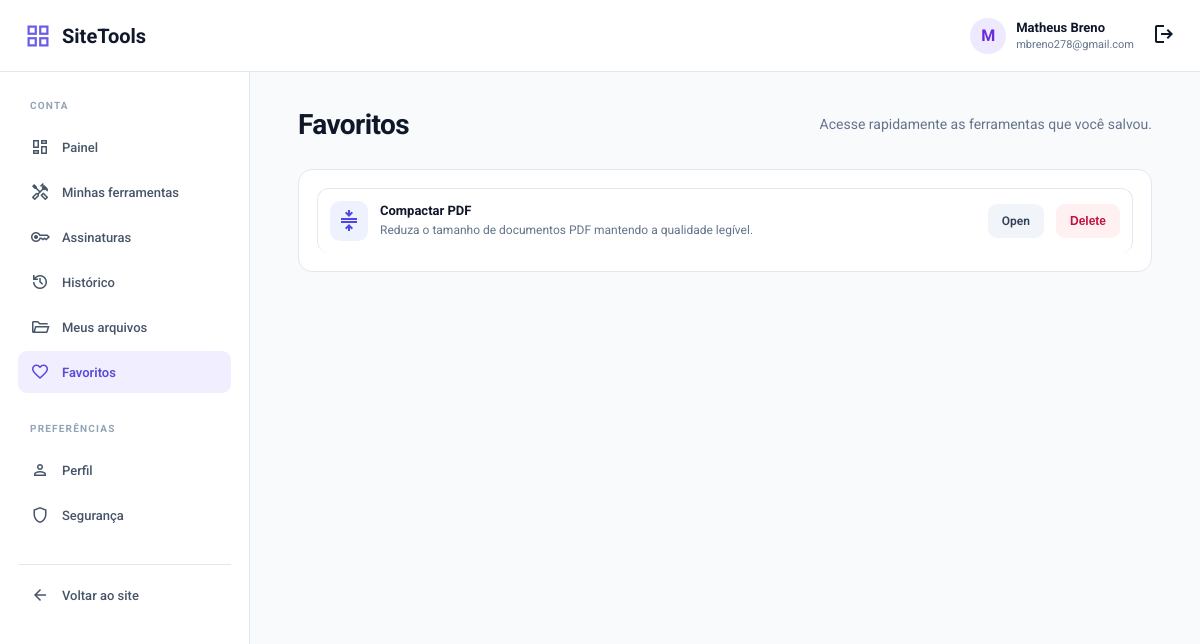
The app's page /account/favorites.php (signed in), older data.
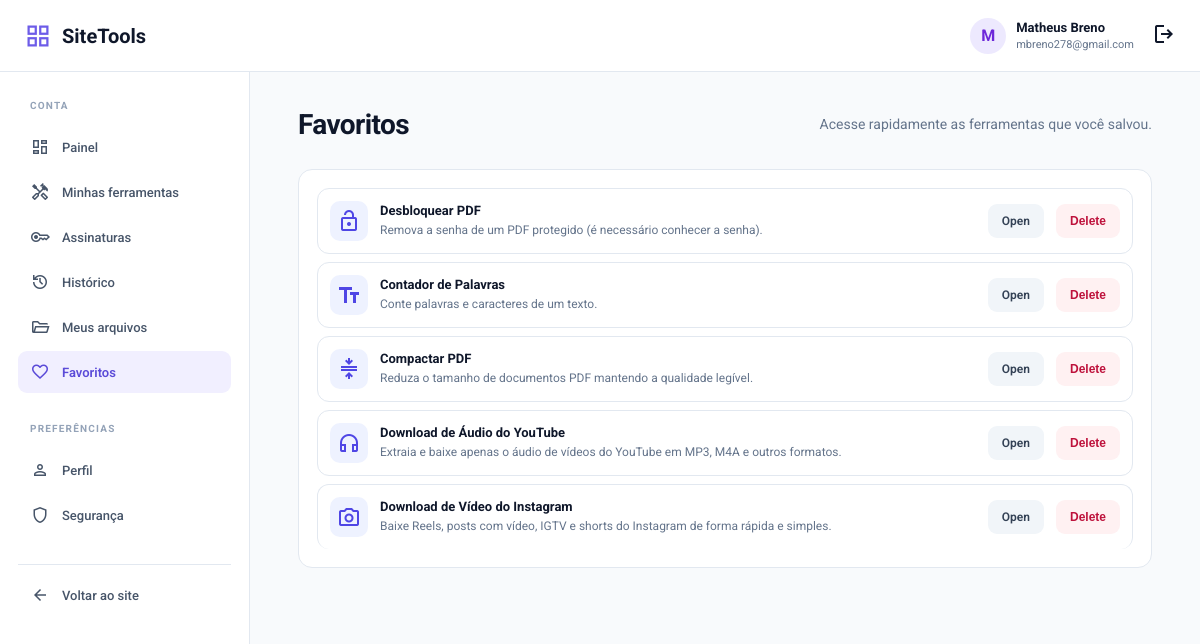
The same page, newer data.
### tables this page shows
CREATE TABLE IF NOT EXISTS `tools` (
  `id` int UNSIGNED NOT NULL AUTO_INCREMENT,
  `name` varchar(120) NOT NULL,
  `slug` varchar(160) NOT NULL,
  `description` varchar(255) NOT NULL,
  `category` varchar(80) NOT NULL,
  `category_id` bigint UNSIGNED DEFAULT NULL,
  `icon` varchar(80) DEFAULT 'build',
  `handler` varchar(80) NOT NULL,
  `meta_title` varchar(160) DEFAULT NULL,
  `meta_description` varchar(255) DEFAULT NULL,
  `is_active` tinyint(1) NOT NULL DEFAULT '1' COMMENT '0 = desligada no admin (bloqueio total)',
  `status` varchar(20) NOT NULL DEFAULT 'active' COMMENT 'Operacional: active|development|unavailable',
  `sort_order` int NOT NULL DEFAULT '0',
  `is_featured` tinyint(1) NOT NULL DEFAULT '0',
  `is_beta` tinyint(1) NOT NULL DEFAULT '0',
  `version` varchar(20) DEFAULT NULL,
  `max_file_size` int UNSIGNED DEFAULT NULL,
  `access_type` varchar(20) NOT NULL DEFAULT 'free' COMMENT 'Espelho de tool_access_rules.access_mode: free|login|paid|temporary',
  `created_at` timestamp NULL DEFAULT CURRENT_TIMESTAMP,
  `updated_at` timestamp NULL DEFAULT NULL ON UPDATE CURRENT_TIMESTAMP,
  PRIMARY KEY (`id`),
  UNIQUE KEY `slug` (`slug`),
  KEY `idx_tools_category_id` (`category_id`)
);

### config/user-area.php (called while the page is built, shortened)
<?php
function user_area_e(?string $value): string
{
    return htmlspecialchars($value ?? '', ENT_QUOTES | ENT_SUBSTITUTE, 'UTF-8');
}

### account/favorites.php (the view, shortened to what this page needs)
<?php
require __DIR__ . '/_bootstrap.php';
$uid = (int) $currentUser['id'];
$rows = [];
try {
    $q = $pdo->prepare(
        'SELECT t.id, t.name, t.slug, t.description, t.icon
         FROM user_favorites f
         INNER JOIN tools t ON t.id = f.tool_id
         WHERE f.user_id = :uid AND t.is_active = 1
         ORDER BY f.created_at DESC'
    );
    $q->execute(['uid' => $uid]);
    $rows = $q->fetchAll(PDO::FETCH_ASSOC) ?: [];
} catch (Throwable $e) {
    error_log('[account/favorites] ' . $e->getMessage());
}
?>
<section class="ua-panel">
    <div class="ua-list">
        <?php if (!$rows): ?>
            <div class="ua-empty"><span class="material-symbols-outlined">favorite_border</span>Você ainda não adicionou ferramentas aos favoritos.</div>
        <?php else: foreach ($rows as $r): ?>
            <div class="ua-list-row">
                <div class="ua-tool-icon"><span class="material-symbols-outlined"><?= user_area_e((string) ($r['icon'] ?: 'build')) ?></span></div>
                <div class="ua-row-content">
                    <strong><?= user_area_e((string) $r['name']) ?></strong>
                    <small><?= user_area_e((string) ($r['description'] ?? '')) ?></small>
                </div>
                <a class="ua-button ua-button--light" href="../page.php?slug=<?= rawurlencode((string) $r['slug']) ?>">Open</a>
                <button class="ua-button ua-button--danger" type="button" data-favorite-toggle="<?= (int) $r['id'] ?>" data-active="1">Delete</button>
            </div>
        <?php endforeach; endif; ?>
    </div>
</section>

Row changes from the older to the newer data that the page shows:
now on this page (row unchanged): tools: name "Desbloquear PDF", description "Remova a senha de um PDF protegido (é necessário conhecer a senha)."
now on this page (row unchanged): tools: name "Contador de Palavras", description "Conte palavras e caracteres de um texto."
now on this page (row edited): tools: name "Download de Áudio do YouTube", description "Extraia e baixe apenas o áudio de vídeos do YouTube em MP3, M4A e outros formatos."
now on this page (row unchanged): tools: name "Download de Vídeo do Instagram", description "Baixe Reels, posts com vídeo, IGTV e shorts do Instagram de forma rápida e simples."
